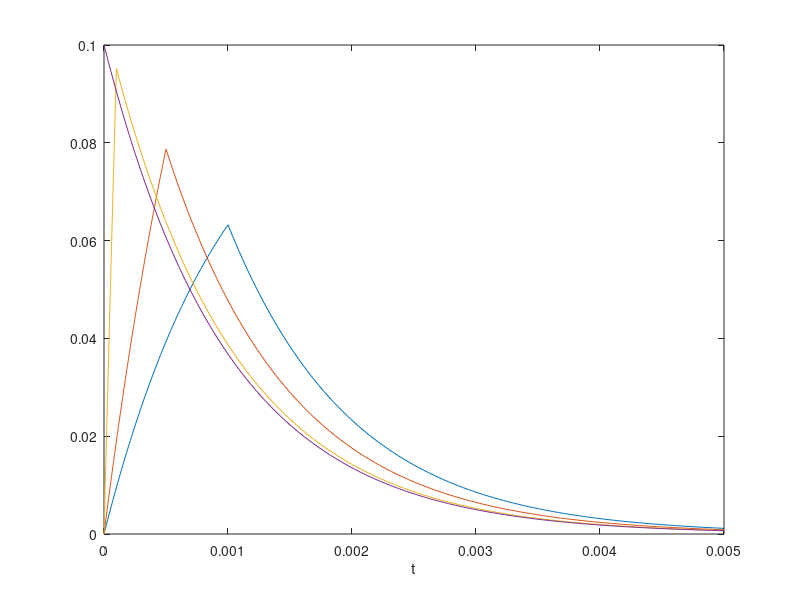

The MATLAB source for this figure: (Note: this script raises an error after producing the figure.)
b = 10^(-4);
d = [1 0.5 0.1].*10^(-3);
rc = 10^(-3);
for delta = d
    x1 = linspace(0,delta,100);
    x2 = linspace(delta,0.005,100);
    y1 = b/delta*(1-exp(-x1./rc));
    y2 = b/delta*(exp((delta-x2)./rc)-exp(-x2./rc));
    x = [x1 x2];
    y = [y1 y2];
    plot(x,y);
    hold on;
end

x = linspace(0,0.005,100);
y = b*exp(-x./rc)./rc;
plot(x,y);

axis([0 0.005 0 0.1]);%not 0.01
xlabel('t');
ylabel('$y_{step}$',Interpreter='latex');

